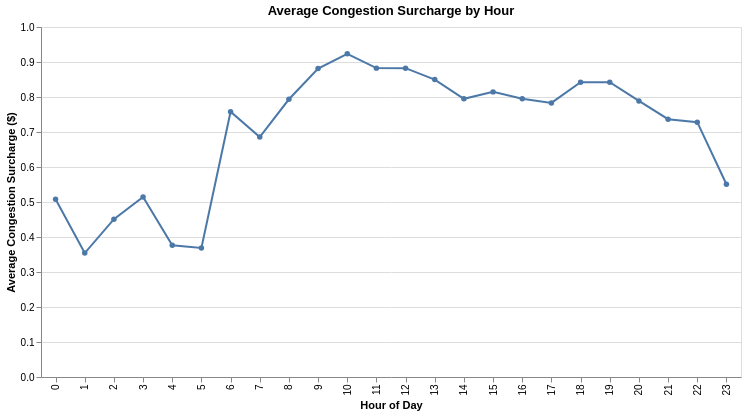

Write the Vega-Lite specification saved for this chart.
### Vega-Lite specification from a JSON file in a GitHub repository (floating-point values rounded to 4 significant figures)
{"config": {"view": {"continuousWidth": 300, "continuousHeight": 300}}, "data": {"name": "data-70f61a29fbe135f46a6cceda066a6a64"}, "mark": {"type": "line", "point": true}, "encoding": {"tooltip": [{"field": "pickup_hour", "title": "Hour", "type": "ordinal"}, {"field": "average_surcharge", "format": "$,.2f", "title": "Average Surcharge", "type": "quantitative"}], "x": {"field": "pickup_hour", "sort": [0, 1, 2, 3, 4, 5, 6, 7, 8, 9, 10, 11, 12, 13, 14, 15, 16, 17, 18, 19, 20, 21, 22, 23], "title": "Hour of Day", "type": "ordinal"}, "y": {"field": "average_surcharge", "title": "Average Congestion Surcharge ($)", "type": "quantitative"}}, "height": 350, "title": "Average Congestion Surcharge by Hour", "width": 700, "$schema": "https://vega.github.io/schema/vega-lite/v6.4.1.json", "datasets": {"data-70f61a29fbe135f46a6cceda066a6a64": [{"pickup_hour": 0, "average_surcharge": 0.5077}, {"pickup_hour": 1, "average_surcharge": 0.3541}, {"pickup_hour": 2, "average_surcharge": 0.4508}, {"pickup_hour": 3, "average_surcharge": 0.5142}, {"pickup_hour": 4, "average_surcharge": 0.3763}, {"pickup_hour": 5, "average_surcharge": 0.3686}, {"pickup_hour": 6, "average_surcharge": 0.758}, {"pickup_hour": 7, "average_surcharge": 0.6855}, {"pickup_hour": 8, "average_surcharge": 0.7935}, {"pickup_hour": 9, "average_surcharge": 0.8811}, {"pickup_hour": 10, "average_surcharge": 0.9233}, {"pickup_hour": 11, "average_surcharge": 0.8825}, {"pickup_hour": 12, "average_surcharge": 0.8824}, {"pickup_hour": 13, "average_surcharge": 0.8499}, {"pickup_hour": 14, "average_surcharge": 0.7948}, {"pickup_hour": 15, "average_surcharge": 0.8146}, {"pickup_hour": 16, "average_surcharge": 0.7948}, {"pickup_hour": 17, "average_surcharge": 0.783}, {"pickup_hour": 18, "average_surcharge": 0.8423}, {"pickup_hour": 19, "average_surcharge": 0.8421}, {"pickup_hour": 20, "average_surcharge": 0.7887}, {"pickup_hour": 21, "average_surcharge": 0.7367}, {"pickup_hour": 22, "average_surcharge": 0.728}, {"pickup_hour": 23, "average_surcharge": 0.5506}]}}
